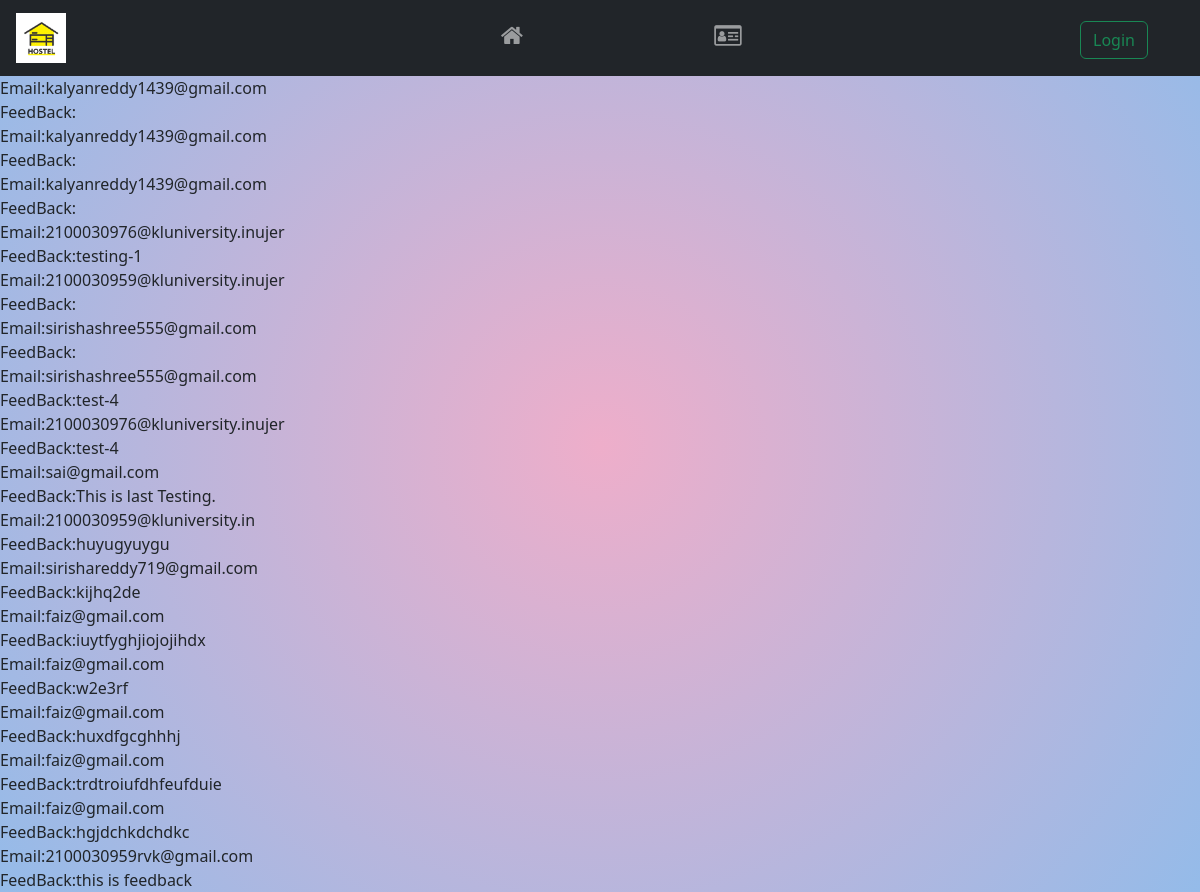
The app's page /fdbhandle with its own data.
### website1/models.py (models this page shows, shortened)
class FeedBack(models.Model):
    c_id=models.AutoField
    e_mail = models.CharField(max_length=40)
    comments =  models.CharField(max_length=100)

### website1/views.py (the view)
# urls.py: path('fdbhandle',feedbackhandle,name='FDBHNDLE'),
def feedbackhandle(request):
    ret = FeedBack.objects.all()
    params = {'comments': ret}
    return render(request, 'fhandle.html', params)

### website1/Templates/fhandle.html (shortened to what this page needs)
{% extends 'base.html' %}
{% block body %}
{% for com in comments %}
Email:{{com.e_mail}}<br>
FeedBack:{{com.comments}}<br>
{% endfor %}
 {% endblock %}

### records on screen
FeedBack: e_mail "kalyanreddy1439@gmail.com"
FeedBack: e_mail "kalyanreddy1439@gmail.com"
FeedBack: e_mail "kalyanreddy1439@gmail.com"
FeedBack: e_mail "2100030976@kluniversity.inujer", comments "testing-1"
FeedBack: e_mail "2100030959@kluniversity.inujer"
FeedBack: e_mail "sirishashree555@gmail.com"
FeedBack: e_mail "sirishashree555@gmail.com", comments "test-4"
FeedBack: e_mail "2100030976@kluniversity.inujer", comments "test-4"
FeedBack: e_mail "sai@gmail.com", comments "This is last Testing."
FeedBack: e_mail "2100030959@kluniversity.in", comments "huyugyuygu"
FeedBack: e_mail "sirishareddy719@gmail.com", comments "kijhq2de"
FeedBack: e_mail "faiz@gmail.com", comments "iuytfyghjiojojihdx"
FeedBack: e_mail "faiz@gmail.com", comments "w2e3rf"
FeedBack: e_mail "faiz@gmail.com", comments "huxdfgcghhhj"
FeedBack: e_mail "faiz@gmail.com", comments "trdtroiufdhfeufduie"
FeedBack: e_mail "faiz@gmail.com", comments "hgjdchkdchdkc"
FeedBack: e_mail "2100030959rvk@gmail.com", comments "this is feedback"
